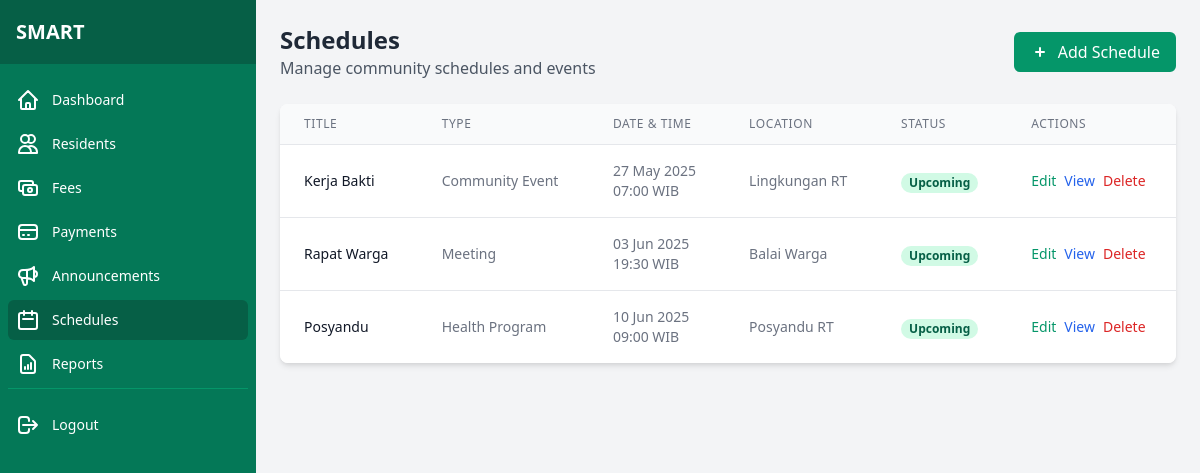
Screenshot of /admin/schedules (signed in) with the database file from the repository.
### tables this page shows
CREATE TABLE IF NOT EXISTS schedules (
    id INT AUTO_INCREMENT PRIMARY KEY,
    title VARCHAR(200) NOT NULL,
    description TEXT,
    schedule_datetime DATETIME DEFAULT NULL,  
    location VARCHAR(255) DEFAULT NULL,  
    type VARCHAR(50) DEFAULT NULL,  
    status VARCHAR(50) DEFAULT NULL,  
    created_at DATETIME DEFAULT CURRENT_TIMESTAMP,
    updated_at DATETIME ON UPDATE CURRENT_TIMESTAMP
);

### app/controllers/ScheduleController.php (called while the page is built, shortened)
<?php
class ScheduleController {
    public function index() {
        $scheduleModel = new Schedule();
        $page = isset($_GET['page']) ? (int)$_GET['page'] : 1;
        $limit = 10;
        $offset = ($page - 1) * $limit;
        $search = isset($_GET['search']) ? $_GET['search'] : '';
        $schedules = $scheduleModel->getAll($limit, $offset, $search);
        require_once BASE_PATH . '/app/views/admin/schedules.php';
    }
}

### public/index.php (called while the page is built, shortened)
<?php
require_once BASE_PATH . '/config/database.php';
spl_autoload_register(function ($class) {
    $class = str_replace('\\', DIRECTORY_SEPARATOR, $class);
    $file = BASE_PATH . DIRECTORY_SEPARATOR . $class . '.php';
});
require_once BASE_PATH . '/routes/web.php';
$url = isset($_GET['url']) ? $_GET['url'] : '';
$url = rtrim($url, '/');
Router::route($url);

### config/database.php (called while the page is built, shortened)
<?php
class Database {
    private static $instance = null;
    private $connection;
    private function __construct() {
        try {
            $this->connection = new PDO(
                'mysql:host=' . DB_HOST . ';dbname=' . DB_NAME . ';charset=utf8mb4',
                DB_USER,
                DB_PASS,
                [
                    PDO::ATTR_ERRMODE => PDO::ERRMODE_EXCEPTION,
                    PDO::ATTR_DEFAULT_FETCH_MODE => PDO::FETCH_ASSOC,
                    PDO::ATTR_EMULATE_PREPARES => false
                ]
            );
        } catch (PDOException $e) {
            die('Database Connection Error: ' . $e->getMessage());
        }
    }
    public static function getInstance() {
        if (self::$instance === null) {
            self::$instance = new self();
        }
        return self::$instance;
    }
    public function getConnection() {
        return $this->connection;
    }
}

### app/models/Schedule.php (called while the page is built, shortened)
<?php
class Schedule {
    private $db;
    public function __construct() {
        $this->db = \Database::getInstance()->getConnection();
    }
    public function getAll($limit = 10, $offset = 0, $search = '') {
        $sql = "SELECT * FROM schedules WHERE 1=1";
        $params = [];
        $sql .= " ORDER BY schedule_datetime ASC LIMIT :limit OFFSET :offset";
        $stmt = $this->db->prepare($sql);
        $stmt->bindValue(':limit', $limit, \PDO::PARAM_INT);
        $stmt->bindValue(':offset', $offset, \PDO::PARAM_INT);
        $stmt->execute();
        return $stmt->fetchAll();
    }
}

### app/views/admin/schedules.php (the view, shortened to what this page needs)
<?php require_once __DIR__ . '/../components/admin_header.php'; ?>
<div class="flex h-screen bg-gray-100">
    <?php require_once __DIR__ . '/../components/admin_sidebar.php'; ?>
    <div class="flex-1 overflow-auto">
        <main class="p-6">
            <div class="flex justify-between items-center mb-6">
                <div>
                    <h1 class="text-2xl font-bold text-gray-800">Schedules</h1>
                    <p class="text-gray-600">Manage community schedules and events</p>
                </div>
                <a href="/admin/schedule/add" class="px-4 py-2 bg-green-600 text-white rounded-md hover:bg-green-700 focus:outline-none focus:ring-2 focus:ring-offset-2 focus:ring-green-500">
                    <span class="flex items-center">
                        <svg xmlns="http://www.w3.org/2000/svg" class="h-5 w-5 mr-2" viewBox="0 0 20 20" fill="currentColor">
                            <path fill-rule="evenodd" d="M10 5a1 1 0 011 1v3h3a1 1 0 110 2h-3v3a1 1 0 11-2 0v-3H6a1 1 0 110-2h3V6a1 1 0 011-1z" clip-rule="evenodd" />
                        </svg>
                        Add Schedule
                    </span>
                </a>
            </div>
            <div class="bg-white rounded-lg shadow-md overflow-hidden">
                <div class="overflow-x-auto">
                    <table class="min-w-full divide-y divide-gray-200">
                        <thead class="bg-gray-50">
                            <tr>
                                <th scope="col" class="px-6 py-3 text-left text-xs font-medium text-gray-500 uppercase tracking-wider">Title</th>
                                <th scope="col" class="px-6 py-3 text-left text-xs font-medium text-gray-500 uppercase tracking-wider">Type</th>
                                <th scope="col" class="px-6 py-3 text-left text-xs font-medium text-gray-500 uppercase tracking-wider">Date & Time</th>
                                <th scope="col" class="px-6 py-3 text-left text-xs font-medium text-gray-500 uppercase tracking-wider">Location</th>
                                <th scope="col" class="px-6 py-3 text-left text-xs font-medium text-gray-500 uppercase tracking-wider">Status</th>
                                <th scope="col" class="px-6 py-3 text-left text-xs font-medium text-gray-500 uppercase tracking-wider">Actions</th>
                            </tr>
                        </thead>
                        <tbody class="bg-white divide-y divide-gray-200">
                            <?php if (empty($schedules)): ?>
                                <tr>
                                    <td colspan="6" class="px-6 py-4 text-center text-sm text-gray-500">No schedules found</td>
                                </tr>
                            <?php else: ?>
                                <?php foreach ($schedules as $schedule): ?>
                                    <tr>
                                        <td class="px-6 py-4 whitespace-nowrap">
                                            <div class="text-sm font-medium text-gray-900"><?php echo htmlspecialchars($schedule['title'] ?? ''); ?></div>
                                        </td>
                                        <td class="px-6 py-4 whitespace-nowrap">
                                            <div class="text-sm text-gray-500">
                                                <?php
                                                    $typeLabels = [
                                                        'meeting' => 'Meeting',
                                                        'cleanup' => 'Cleanup',
                                                        'social' => 'Social Event',
                                                        'maintenance' => 'Maintenance',
                                                        'other' => 'Other'
                                                    ];
                                                    echo $typeLabels[$schedule['type'] ?? 'other'] ?? ucfirst($schedule['type'] ?? 'other');
                                                ?>
                                            </div>
                                        </td>
                                        <td class="px-6 py-4 whitespace-nowrap">
                                            <div class="text-sm text-gray-500">
                                                <?php echo date('d M Y', strtotime($schedule['schedule_datetime'] ?? '')); ?>
                                                <br>
                                                <?php echo date('H:i', strtotime($schedule['schedule_datetime'] ?? '')); ?> WIB
                                            </div>
                                        </td>
                                        <td class="px-6 py-4 whitespace-nowrap">
                                            <div class="text-sm text-gray-500"><?php echo htmlspecialchars($schedule['location'] ?? ''); ?></div>
                                        </td>
                                        <td class="px-6 py-4 whitespace-nowrap">
                                            <?php
                                                $now = new DateTime();
                                                $scheduleDate = new DateTime(($schedule['schedule_datetime'] ?? ''));
                                                $isPast = $scheduleDate < $now;
                                                if (($schedule['status'] ?? '') === 'cancelled'):
                                            ?>
                                                <span class="px-2 inline-flex text-xs leading-5 font-semibold rounded-full bg-red-100 text-red-800">
                                                    Cancelled
                                                </span>
                                            <?php elseif ($isPast): ?>
                                                <span class="px-2 inline-flex text-xs leading-5 font-semibold rounded-full bg-gray-100 text-gray-800">
                                                    Completed
                                                </span>
                                            <?php else: ?>
                                                <span class="px-2 inline-flex text-xs leading-5 font-semibold rounded-full bg-green-100 text-green-800">
                                                    Upcoming
                                                </span>
                                            <?php endif; ?>
                                        </td>
                                        <td class="px-6 py-4 whitespace-nowrap text-sm font-medium">
                                            <div class="flex space-x-2">
                                                <a href="/admin/schedule/edit/<?php echo $schedule['id']; ?>" class="text-green-600 hover:text-green-900">Edit</a>
                                                <a href="/admin/schedule/view/<?php echo $schedule['id']; ?>" class="text-blue-600 hover:text-blue-900">View</a>
                                                <form action="/admin/schedule/delete/<?php echo $schedule['id']; ?>" method="POST" class="inline" onsubmit="return confirm('Are you sure you want to delete this schedule?');">
                                                    <button type="submit" class="text-red-600 hover:text-red-900">Delete</button>
                                                </form>
                                            </div>
                                        </td>
                                    </tr>
                                <?php endforeach; ?>
                            <?php endif; ?>
                        </tbody>
                    </table>
                </div>
            </div>
        </main>
    </div>
</div>
<?php require_once __DIR__ . '/../components/admin_footer.php'; ?>

### routes/web.php (shortened to what this page needs)
<?php
class Router {
    private static $routes = [];
    public static function register($method, $url, $controller, $action) {
        self::$routes[] = [
            'method' => $method,
            'url' => $url,
            'controller' => $controller,
            'action' => $action
        ];
    }
    public static function route($url) {
        $method = $_SERVER['REQUEST_METHOD'];
        foreach (self::$routes as $route) {
            $pattern = self::convertRouteToRegex($route['url']);
            if ($route['method'] == $method && preg_match($pattern, $url, $matches)) {
                array_shift($matches);
                $controller = new $controllerName();
                call_user_func_array([$controller, $route['action']], $matches);
                return;
            }
        }
    }
    private static function convertRouteToRegex($route) {
        $route = preg_replace('/\:([a-zA-Z0-9]+)/', '([^/]+)', $route);
        return '/^' . str_replace('/', '\/', $route) . '$/';
    }
}

### rows the page displays
schedules: title "Kerja Bakti", type "Community Event", schedule_datetime "27 May 2025", schedule_datetime "07:00", location "Lingkungan RT", status "Upcoming"
schedules: title "Rapat Warga", type "Meeting", schedule_datetime "03 Jun 2025", schedule_datetime "19:30", location "Balai Warga", status "Upcoming"
schedules: title "Posyandu", type "Health Program", schedule_datetime "10 Jun 2025", schedule_datetime "09:00", location "Posyandu RT", status "Upcoming"
